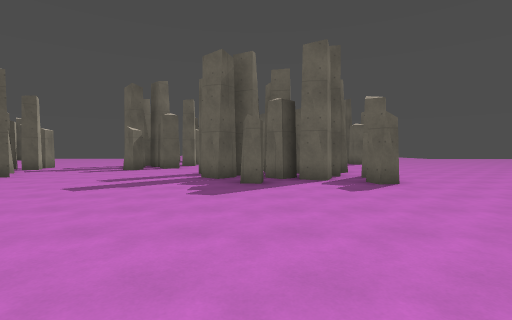
view 1 (above)

24 first-person views from a walk through a 3-D level made in the Godot game engine. The camera is 1.5 m above the floor, tilts 2° down and sees 85° across. The floor is counted in squares, 2 m on a side. Each view is taken from the middle of a square. On the plan, view 1 faces up. The plan holds only what a view shows up to about 10 squares ahead; the rest is blank. The place goes on beyond the plan. Characters and animated objects are left out. Surface patterns are stand-ins for the level's own textures.

view 2
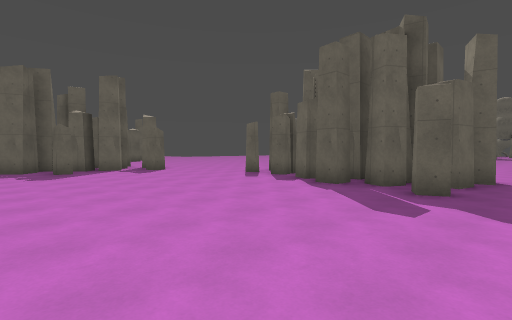

view 3
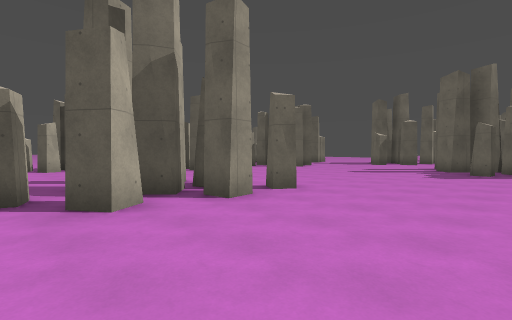

view 4
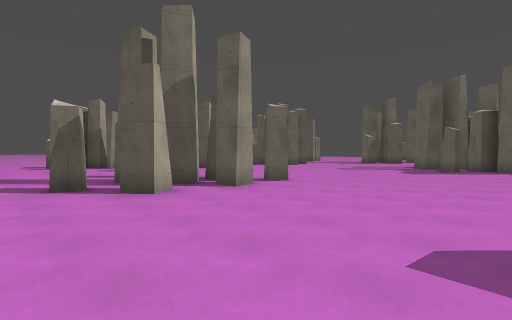

view 5
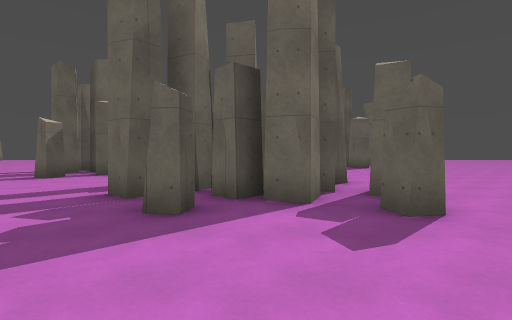

view 6
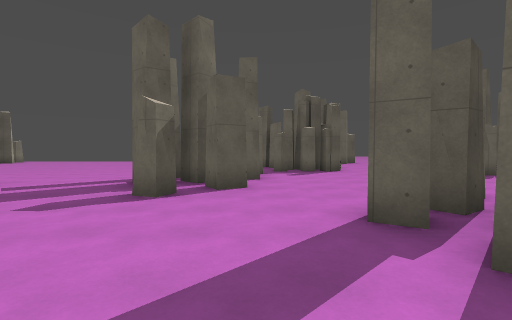

view 7
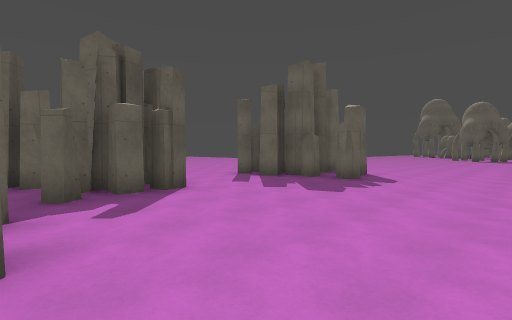

view 8
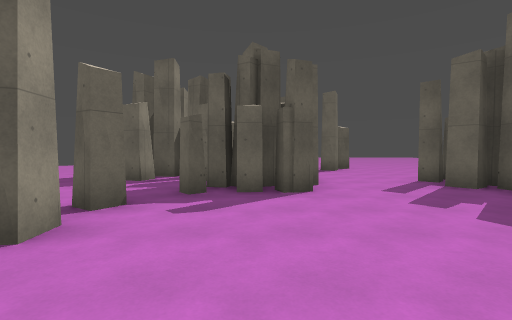

view 9
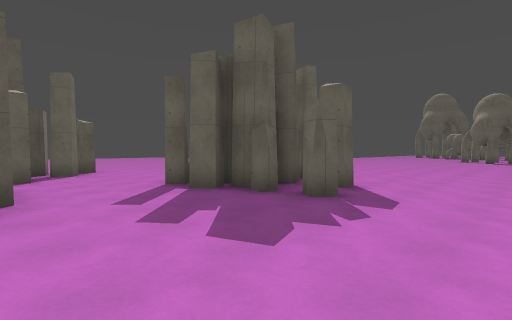

view 10
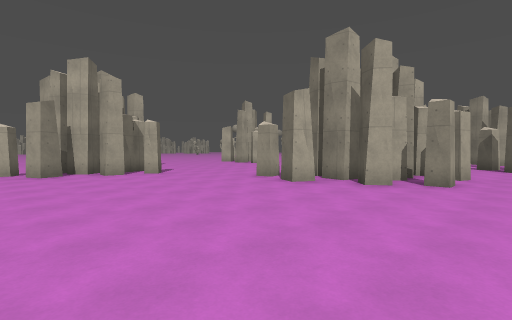

view 11
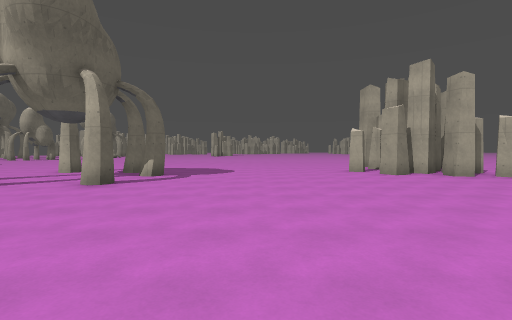

view 12
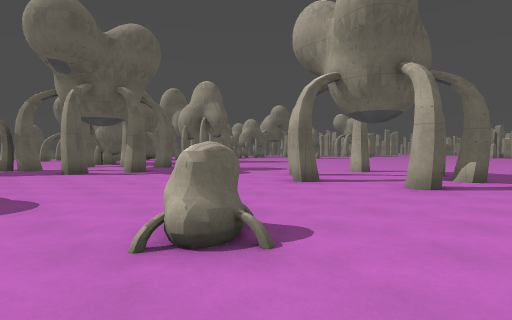

view 13
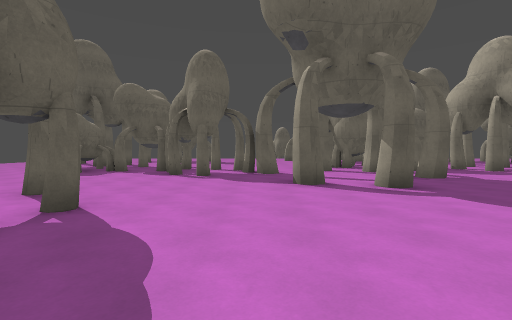

view 14
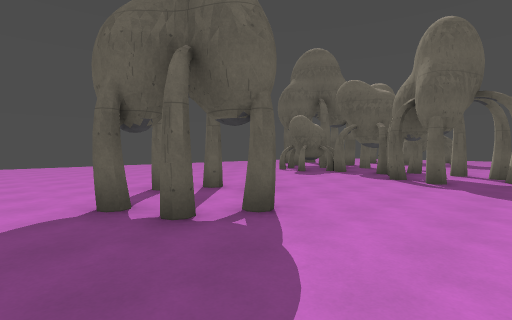

view 15
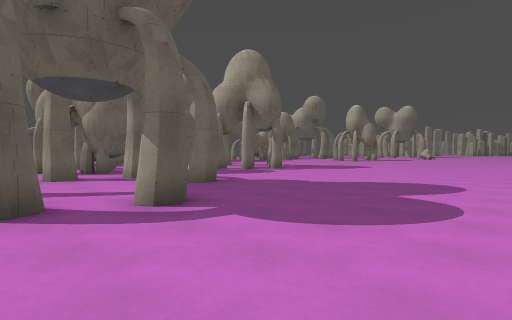

view 16
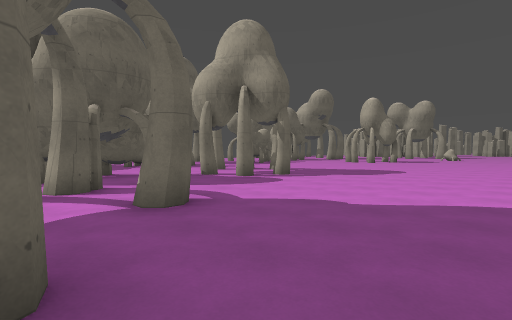

view 17
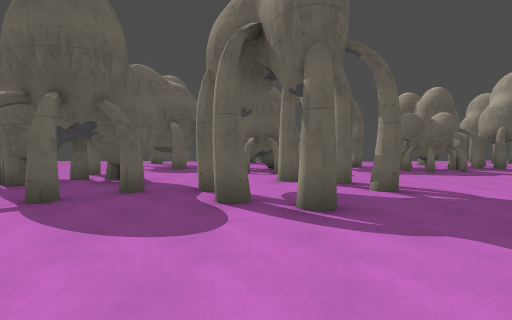

view 18
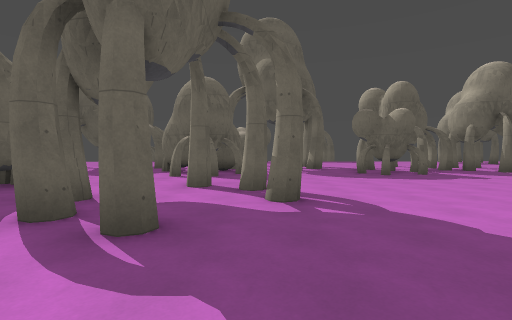

view 19
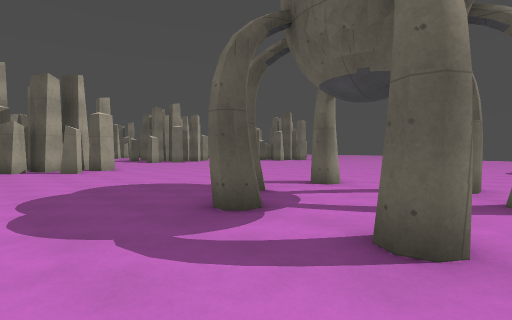

view 20
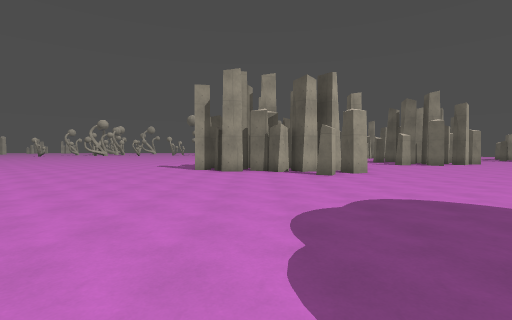

view 21
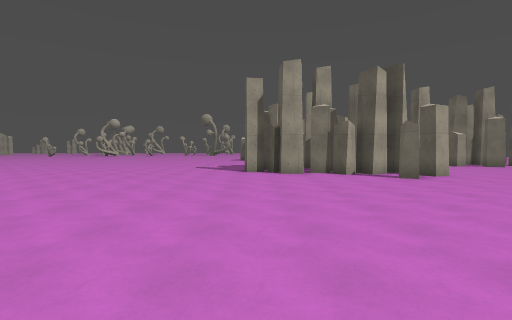

view 22
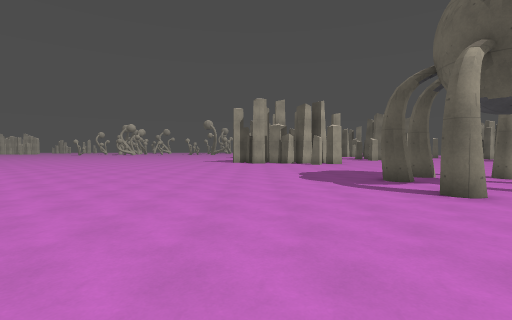

view 23
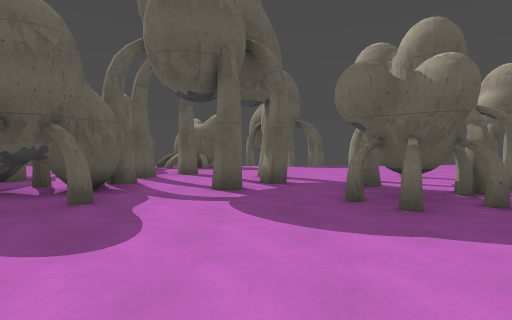

view 24
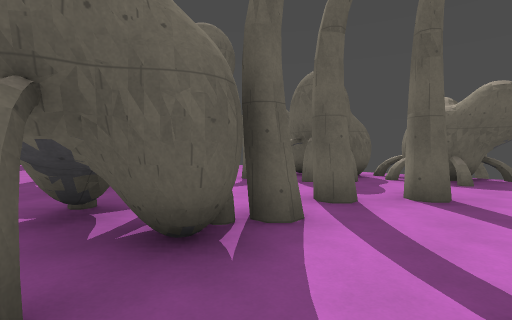

### Floor plan
Key: @ floor where view 1 was taken; # wall or solid block; x gap in a wall; . floor; v drop or lower ground.
Columns run from 4 left of view 1 to 44 right of it. Each row starts with its distance up from view 1.
 20 #    ....              .....
 19 ###  ....              .....
 18 #.## ..##              .......
 17 ..###..####            ........
 16 ..###...### ...        .........#
 15 .#......##......       ....#....#
 14 #................      .#.........
 13 ##...............      ..#.....###
 12 ##.............       .........#...
 11 #.....#.......  . ...............#.
 10 ....#..#...... ................###
  9 ...#####....................#....
  8 ...#####...........................
  7 ......#.....................#...#x# ..
  6 ....#..#........................#.#..#
  5 ....................#.#.......#...##...
  4 .......................#........#.##...
  3 .........##........#.....................#..##
  2 .........####....................#.....#....###.
  1 .........####.......#.#..............####.....##
  0  #..@...## #....................#..#.####.#...##
 -1 ##......####...............................#..##v
 -2 #.......####...........................#........
 -3 .#......###...............................#..
 -4 #......................... ...  .............
 -5 .......   ...............  ..    .....####...

Where each view was taken, in squares from view 1:
view 1: 0 up, 0 right, facing up
view 2: 4 down, 2 left, facing up-right
view 3: 4 down, 1 right, facing up-left
view 4: 5 down, 2 right, facing up-left
view 5: 3 up, 1 right, facing up
view 6: 6 up, 3 left, facing up
view 7: 11 up, 3 left, facing up-right
view 8: 11 up, 1 left, facing up
view 9: 12 up, 0 right, facing up-right
view 10: 12 up, 9 right, facing down-left
view 11: 11 up, 12 right, facing down
view 12: 11 up, 14 right, facing down-right
view 13: 10 up, 18 right, facing right
view 14: 10 up, 19 right, facing up-right
view 15: 9 up, 20 right, facing down-right
view 16: 7 up, 22 right, facing down-right
view 17: 1 up, 24 right, facing right
view 18: 1 down, 25 right, facing right
view 19: 1 down, 19 right, facing up-left
view 20: 1 down, 17 right, facing left
view 21: 3 down, 16 right, facing left
view 22: 2 down, 23 right, facing left
view 23: 3 down, 30 right, facing right
view 24: 2 down, 34 right, facing up-right
